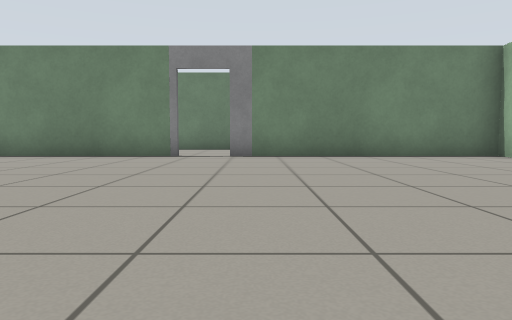
View 1 (above)

18 first-person views from a walk through a world built for the Gazebo simulator. The camera is 0.5 m above the floor, tilts 4° down and sees 70° across. The floor is counted in squares, 1 m on a side. Each view is taken from the middle of a square. On the plan, view 1 faces up. The plan holds only what a view shows up to about 9 squares ahead; the rest is blank. The place goes on beyond the plan.

View 2
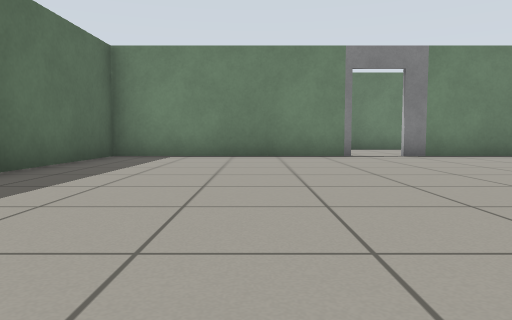

View 3
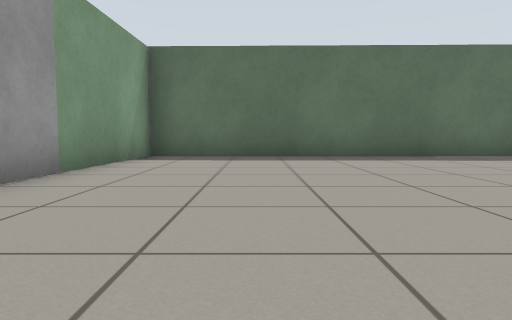

View 4
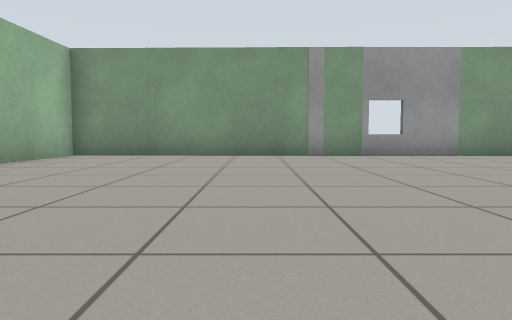

View 5
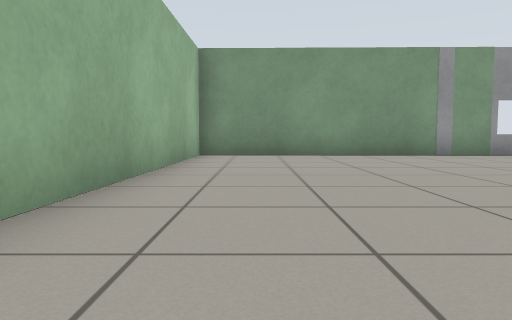

View 6
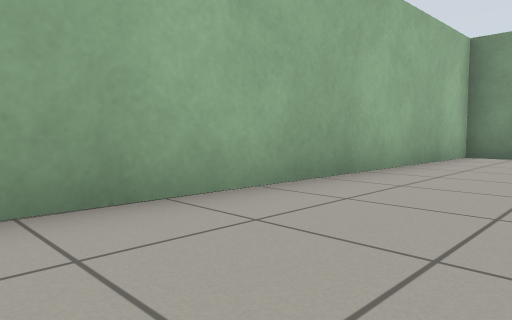

View 7
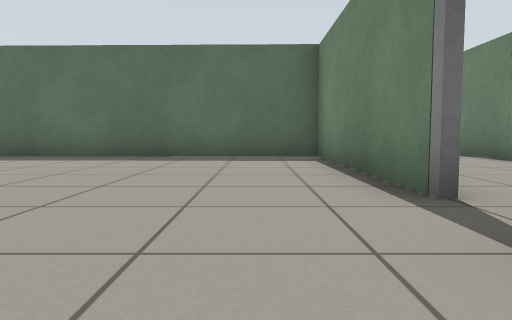

View 8
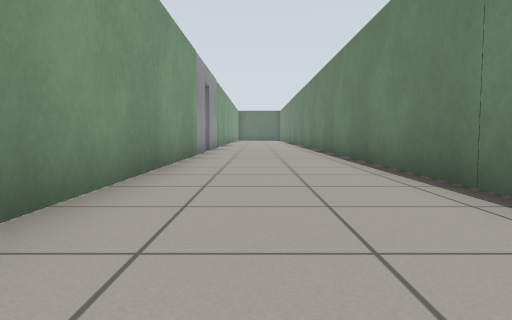

View 9
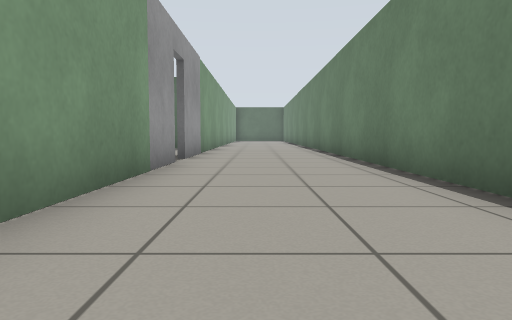

View 10
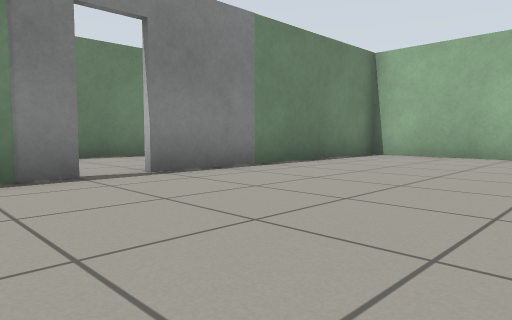

View 11
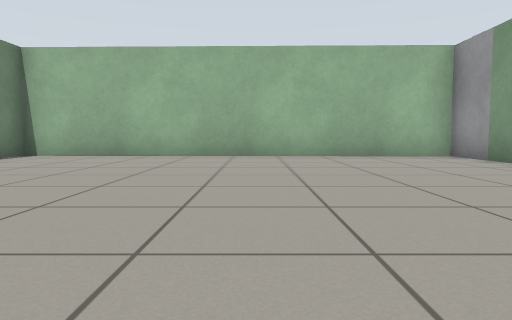

View 12
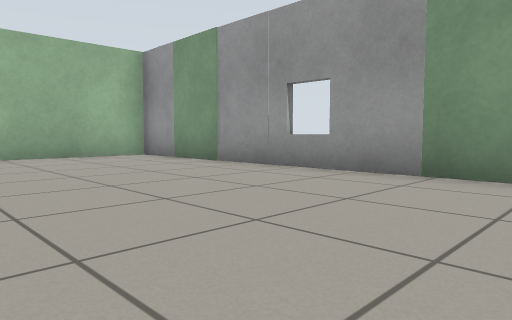

View 13
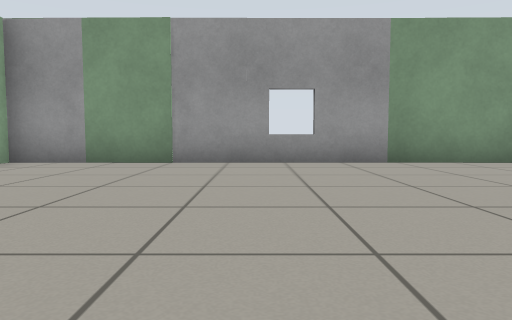

View 14
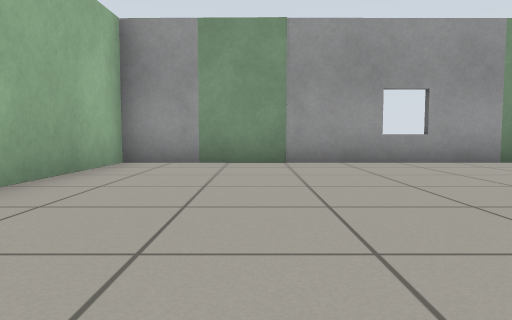

View 15
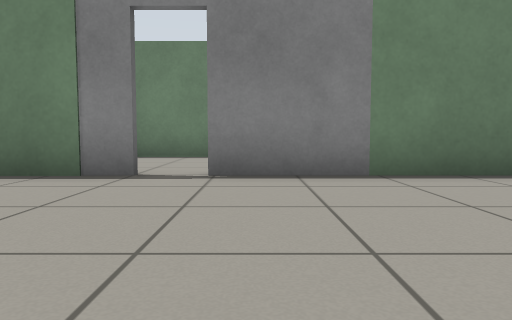

View 16
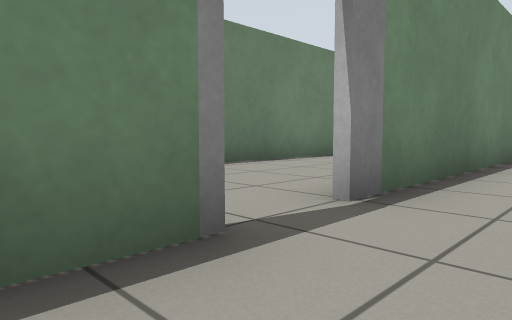

View 17
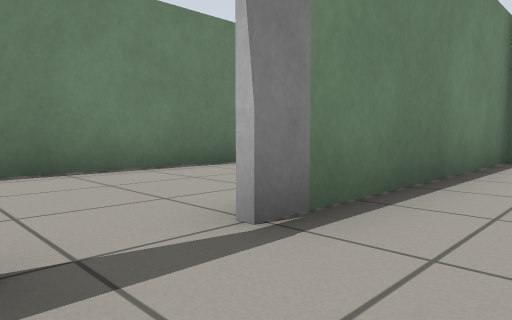

View 18
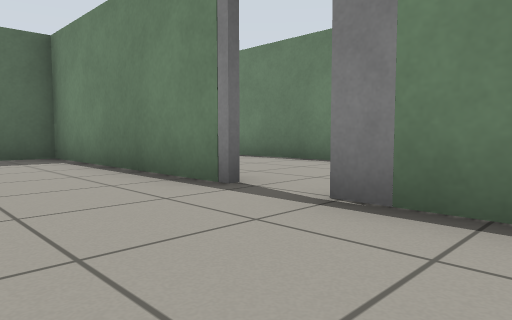

### Floor plan
Points are (right, up) in squares from view 1. A wall is a line through its corners. A room is listed if a view was taken in it or the views show most of it. See-through windows are left out.
Room 1 (views 1, 2, 3, 4, 5, 6, 7, 16, 17, 18)
walls: (-0.3, -1.6) (5.3, -1.7) (5.6, 8.4) (-0.1, 8.4); (-1.9, 8.4) (-7, 8.4); (-7.3, 8.5) (-7.5, -1.4) (-3.6, -1.5)
ways out: opening at (-2, -1.7) to room 2; opening at (-1, 8) to room 2
Room 2 (views 8, 9, 10, 11, 12, 13, 14, 15)
walls: (4.8, 12) (-1.1, 12); (-2.9, 12) (-16.1, 12); (-7.6, -1.5) (-7.4, 8.5); (-7, 8.4) (-11.6, 8.4); (-11.5, 8.6) (-5, 8.6); (-15.4, 8.4) (-16.1, 8.4); (-16.5, -1.4) (-14.4, -1.5)
ways out: opening at (-2, -1.7) to room 1; opening at (-1, 8) to room 1
objects: door leaf (-15, 8); window (-14, -2) to (-12, -2); door leaf (-13, 8) to (-12, 8); window (-11, -2) to (-10, -2); window (-9, -2) to (-8, -2); window (-3, -2) to (-1, -2); door leaf (0, 9)

Where each view was taken, in squares from view 1:
view 1: 0 up, 0 right, facing up
view 2: 0 up, 4 left, facing up
view 3: 1 up, 1 right, facing left
view 4: 7 up, 1 right, facing down
view 5: 7 up, 4 right, facing down
view 6: 7 up, 3 right, facing down-right
view 7: 7 up, 1 right, facing left
view 8: 10 up, 3 left, facing left
view 9: 10 up, 7 left, facing left
view 10: 4 up, 16 left, facing up-right
view 11: 3 up, 16 left, facing right
view 12: 3 up, 16 left, facing down-right
view 13: 5 up, 12 left, facing down
view 14: 5 up, 10 left, facing down
view 15: 4 up, 13 left, facing up
view 16: 7 up, 3 left, facing up-right
view 17: 7 up, 2 left, facing up-right
view 18: 6 up, 1 right, facing up-left
